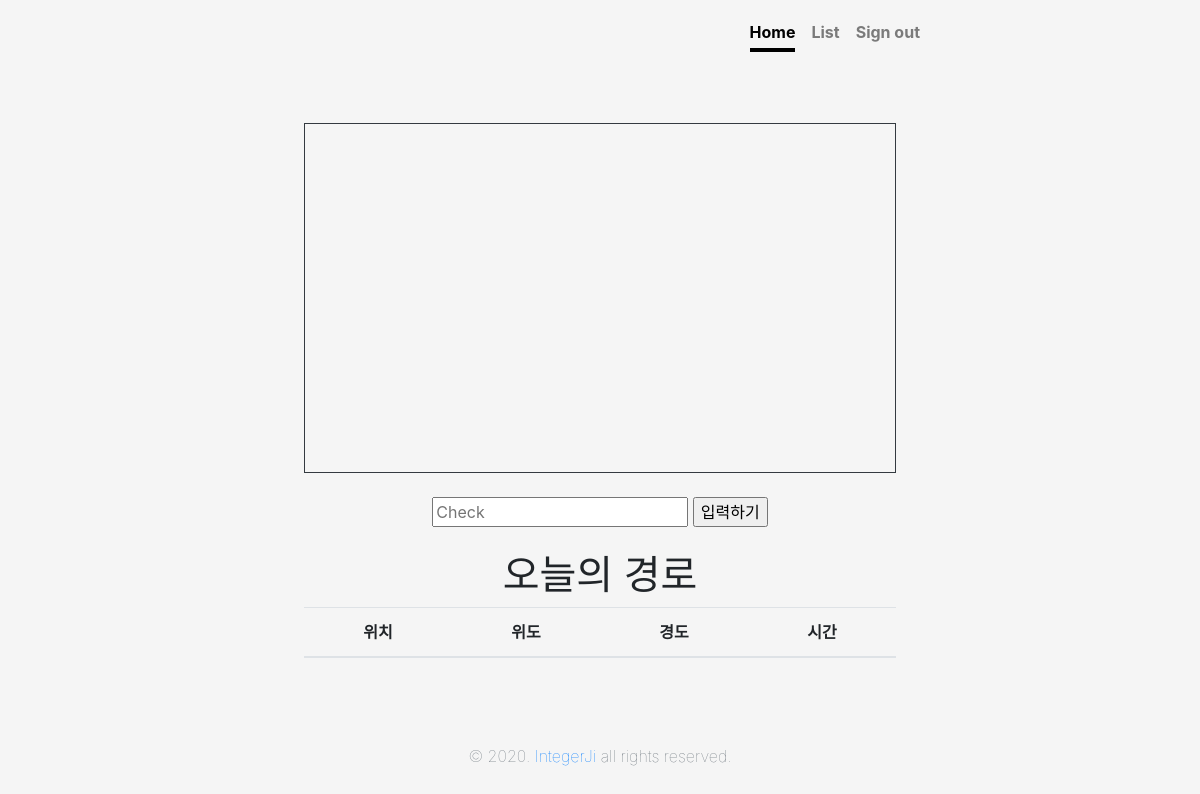
The page /app/index/ (signed in) on the database as committed earlier.
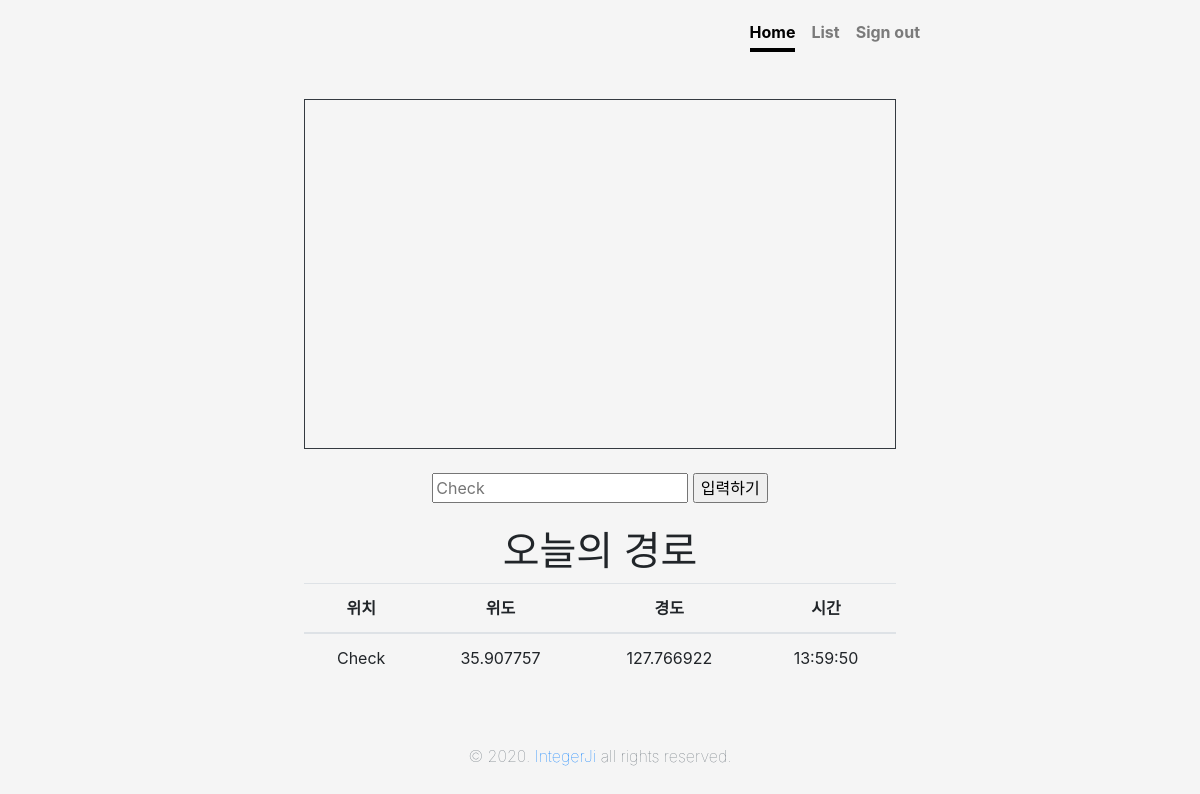
The same page on the database as committed later.
### app/models.py (models this page shows)
class Report(models.Model):
    objects = models.Manager()
    input_user = models.ForeignKey(User, on_delete = models.CASCADE)
    input_report = models.CharField(max_length=200, null = True, default='비어있음')
    input_date = models.CharField(max_length=20, default=0, null=True, blank=True)
    input_time = models.CharField(max_length=20, default=0, null=True, blank=True)
    input_lat = models.DecimalField(max_digits=9, decimal_places=6, null = True)
    input_lon = models.DecimalField(max_digits=9, decimal_places=6, null = True)

### app/views.py (the view)
# urls.py: path('index/', views.index, name='index'),
def index(request):
    today = DateFormat(datetime.now()).format('Y-m-d')
    report = Report.objects.filter(input_user=request.user,input_date=today)
    API_KEY = getattr(settings, 'API_KEY', 'API_KEY')
    return render(request, 'index.html', {'report':report, 'apiKey':API_KEY})

### app/templates/index.html (shortened to what this page needs)
{% extends 'mainBase.html' %}
{% load static %}
{% block maincontent %}
<body class="text-center">
  <div class="cover-container d-flex w-100 h-100 p-3 mx-auto flex-column">
    <header class="masthead mb-auto">
      <div class="inner">
        <nav class="nav nav-masthead justify-content-center">
          <a class="nav-link active" href="{% url 'index' %}">Home</a>
          <a class="nav-link" href="{% url 'list' %}">List</a>
          <a class="nav-link" href="{% url 'signout' %}">Sign out</a>
        </nav>
      </div>
    </header>
    <main role="main" class="inner cover">
      <div id="map" style="width:100%;height:350px;" class="border border-dark"></div>
      <br>
      <form class="form-signin" method="POST" action="{% url 'report'%}">
        <input type="text" id="input_report" name="input_report" placeholder="Check">
        <input type="button" id="btn-save" name="btn-save" value="입력하기" />
      </form>
      <br>
      <h1 class="cover-heading">오늘의 경로</h1>
      <table class="table">
        <thead>
          <tr>
            <th scope="col">위치</th>
            <th scope="col">위도</th>
            <th scope="col">경도</th>
            <th scope="col">시간</th>
          </tr>
        </thead>
        <tbody id="reportTable">
          {% for report in report.all %}
          <tr>
            <td>{{ report.input_report }}</td>
            <td>{{ report.input_lat }}</td>
            <td>{{ report.input_lon }}</td>
            <td>{{ report.input_time }}</td>
          </tr>
          {% endfor %}
        </tbody>
      </table>
    </main>
    <footer class="mastfoot mt-auto">
      <div class="inner">
        <p class="text-muted font-weight-lighter">&copy; 2020. <a
            href="https://www.instagram.com/integer_ji/">IntegerJi</a> all rights reserved.</p>
      </div>
    </footer>
  </div>
</body>
{% endblock %}

### project/templates/mainBase.html (shortened to what this page needs)
{% extends 'base.html' %}
{% load static %}
{% block content %}
<link href="{% static 'css/cover.css' %}" rel="stylesheet">
</head>
{% block maincontent %}
{% endblock %}
{% endblock %}

### project/templates/base.html (shortened to what this page needs)
{% load static %}
<!doctype html>
<html lang="en">
<head>
    <link href="{% static 'css/bootstrap.css' %}" rel="stylesheet">
{% block content %}
{% endblock %}

### app/static/css/cover.css (style rules this page uses)
html, body { height: 100%; background-color: #f5f5f5; }
body { display: -ms-flexbox; display: flex; }
.cover-container { max-width: 42em; }
.masthead { margin-bottom: 2rem; }
.nav-masthead .nav-link { padding: .25rem 0; font-weight: 700; color: rgba(0, 0, 0, .5); background-color: transparent; border-bottom: .25rem solid transparent; }
.nav-masthead .nav-link + .nav-link { margin-left: 1rem; }
.nav-masthead .active { color: #000; border-bottom-color: #000; }
@media (min-width: 48em) { .nav-masthead { float: right; } }
.cover { padding: 0 1.5rem; }

Rows that differ between the two databases and show on the page:
added Report: input_report "Check", input_lat "35.907757", input_lon "127.766922", input_time "13:59:50"
